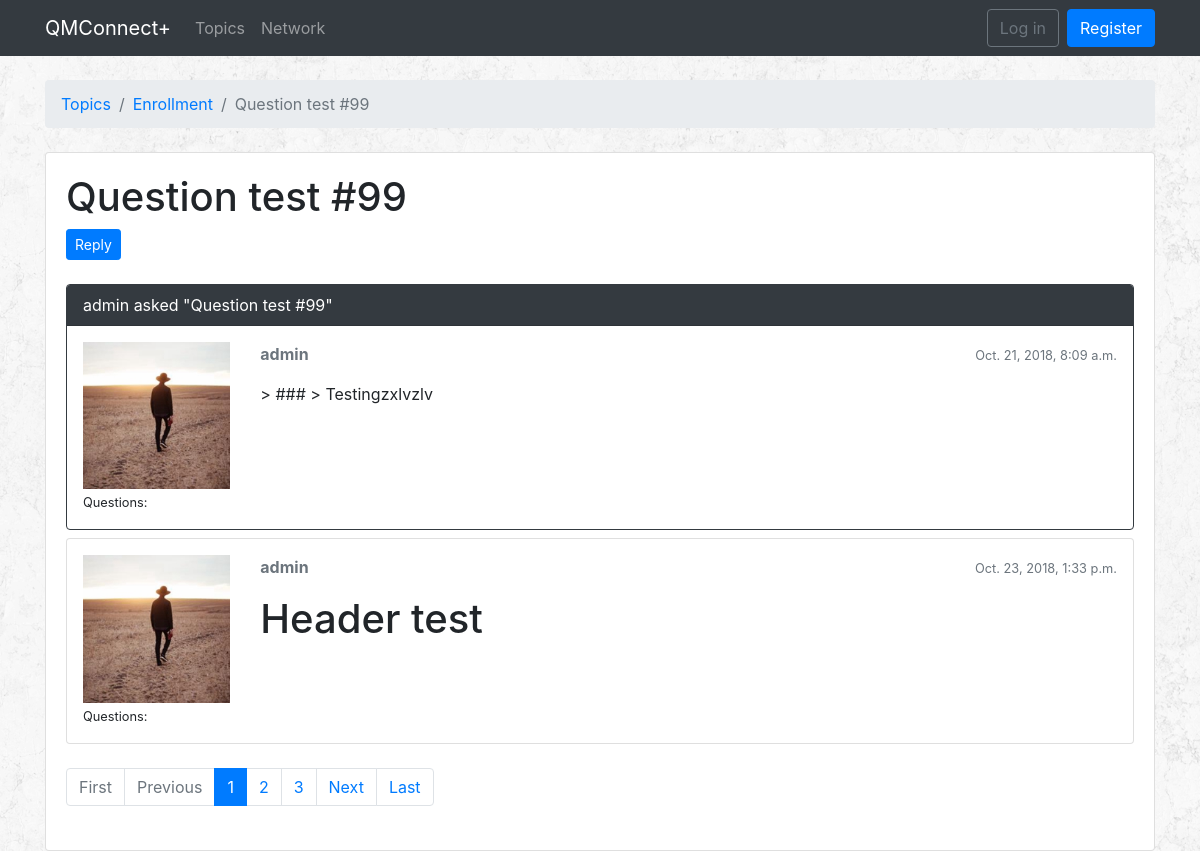
The app's page /topics/1/questions/317/ with its own data.
### qa/models.py (models this page shows, shortened)
class Question(models.Model):
    subject = models.CharField(max_length=255)
    last_updated = models.DateTimeField(auto_now_add=True)
    topic = models.ForeignKey(Topic, related_name='questions', on_delete=models.CASCADE)
    starter = models.ForeignKey(User, related_name='questions', on_delete=models.CASCADE)
    views = models.PositiveIntegerField(default=0)

class Topic(models.Model):
    name = models.CharField(max_length=30, unique=True)
    description = models.CharField(max_length=100)

class Answer(models.Model):
    message = models.TextField(max_length=4000)
    question = models.ForeignKey(Question, related_name='answers', on_delete=models.CASCADE)
    created_at = models.DateTimeField(auto_now_add=True)
    updated_at = models.DateTimeField(null=True)
    created_by = models.ForeignKey(User, related_name='answers', on_delete=models.CASCADE)
    updated_by = models.ForeignKey(User, null=True, related_name='+', on_delete=models.CASCADE)
    def message_to_markdown(self):
        return mark_safe(markdown(self.message, safe_mode='escape'))

### accounts/models.py (models this page shows, shortened)
class Profile(models.Model):
    YEAR = (
        ('1', '1st year'),
        ('2', '2nd year'),
        ('3', '3rd year'),
    )
    SUBJECT = (
        ('BCS', 'BSc Computer Science'),
        ('BCSM', 'BSc Computer Science and Mathematics'),
        ('BCSIE', 'BSc Computer Science with Industrial Experience'),
        ('BCSWM', 'BSc Computer Science with Management (ITMB)'),
    )
    user = models.OneToOneField(User, on_delete=models.CASCADE)
    dob = models.DateField(auto_now=False, auto_now_add=False)
    image = models.ImageField(upload_to='profile_images', default='')
    universityYear = models.CharField(choices=YEAR, max_length=1, default='')
    subject = models.CharField(choices=SUBJECT, max_length=5, default='')
    interest = models.ManyToManyField(Interest)

### qa/views.py (the view)
# urls.py: path('topics/<int:pk>/questions/<int:question_pk>/', qa_views.AnswersView.as_view(), name = 'question_answers'),
class AnswersView(ListView):
    model = Answer
    context_object_name = 'answers'
    template_name = 'question_answers.html'
    paginate_by = 2
    def get_context_data(self, **kwargs):
        session_key = 'viewed_question_{}'.format(self.question.pk)
        if not self.request.session.get(session_key, False):
            self.question.views += 1
            self.question.save()
            self.request.session[session_key] = True
        kwargs['question'] = self.question
        return super().get_context_data(**kwargs)
    def get_queryset(self):
        self.question = get_object_or_404(Question, topic__pk = self.kwargs.get('pk'), pk = self.kwargs.get('question_pk'))
        queryset = self.question.answers.order_by('created_at')
        return queryset

### templates/question_answers.html (shortened to what this page needs)
{% extends 'base.html' %}
{% load static %}
{% block breadcrumb %}
<li class="breadcrumb-item"><a href="{% url 'qa:home' %}">Topics</a></li>
<li class="breadcrumb-item"><a href="{% url 'qa:topic_questions' question.topic.pk %}">{{ question.topic.name }}</a></li>
<li class="breadcrumb-item active">{{ question.subject }}</li>
{% endblock %}
{% block content %}
<div class="card">
  <div class="card-body">
    <div class="mb-4">
      <h1> {{ question.subject }} </h1>
      <a href="{% url 'qa:answer_question' question.topic.pk question.pk %}" class="btn btn-primary btn-sm" role="button">Reply</a>
    </div>
    {% for answer in answers %}
    <div id="{{ answer.pk }}" class="card {% if forloop.last %}mb-4{% else %}mb-2{% endif %} {% if forloop.first %}border-dark{% endif %}">
      {% if forloop.first %}
      <div class="card-header text-white bg-dark py-2 px-3"> {{ question.starter }} asked "{{ question.subject }}" </div>
      {% endif %}
      <div class="card-body p-3">
        <div class="row">
          <div class="col-2">
            <img src="/profile_images/{{ answer.created_by.profile.image }}" alt="{{ answer.created_by.username }}" class="w-100">
            <small>Questions: {{ question.created_by.questions.count }}</small>
          </div>
          <div class="col-10">
            <div class="row mb-3">
              <div class="col-6">
                <strong class="text-muted"> {{ answer.created_by.username }} </strong>
              </div>
              <div class="col-6 text-right">
                <small class="text-muted"> {{ answer.created_at }} </small>
              </div>
            </div>
            {{ answer.message_to_markdown }}
          </div>
        </div>
      </div>
    </div>
    {% endfor %}
    {% include 'includes/pagination.html' %}
  </div>
</div>
{% endblock %}

### static/css/style.css (style rules this page uses)
body { background-image: url(../images/rockywall.png); }

### records on screen
Question: topic.name "Enrollment", subject "Question test #99", starter "admin"
Answer: created_by.profile.image (picture), created_by.username "admin", created_at "Oct. 21, 2018, 8:09 a.m.", message_to_markdown "> ### > Testingzxlvzlv"
Answer: created_by.profile.image (picture), created_by.username "admin", created_at "Oct. 23, 2018, 1:33 p.m.", message_to_markdown "Header test"

### other values on screen
{{ page_num }} "1"
{{ page_num }} "2" "3"
